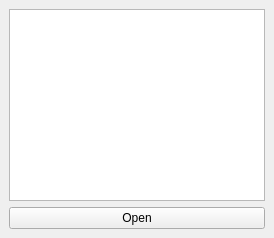
  <widget class="QDockWidget" name="playlistDockWidget">
   <property name="sizePolicy">
    <sizepolicy hsizetype="Preferred" vsizetype="Preferred">
     <horstretch>0</horstretch>
     <verstretch>0</verstretch>
    </sizepolicy>
   </property>
   <property name="minimumSize">
    <size>
     <width>115</width>
     <height>169</height>
    </size>
   </property>
   <property name="floating">
    <bool>false</bool>
   </property>
   <property name="windowTitle">
    <string>Playlist</string>
   </property>
   <attribute name="dockWidgetArea">
    <number>1</number>
   </attribute>
   <widget class="QWidget" name="playlistDockWidgetContents">
    <layout class="QVBoxLayout" name="verticalLayout">
     <item>
      <widget class="PlaylistTreeWidget" name="playlistTreeWidget">
       <property name="minimumSize">
        <size>
         <width>0</width>
         <height>0</height>
        </size>
       </property>
       <property name="acceptDrops">
        <bool>true</bool>
       </property>
       <property name="dragEnabled">
        <bool>true</bool>
       </property>
       <property name="dragDropMode">
        <enum>QAbstractItemView::InternalMove</enum>
       </property>
       <property name="defaultDropAction">
        <enum>Qt::MoveAction</enum>
       </property>
       <property name="selectionMode">
        <enum>QAbstractItemView::ExtendedSelection</enum>
       </property>
       <property name="iconSize">
        <size>
         <width>16</width>
         <height>16</height>
        </size>
       </property>
       <property name="textElideMode">
        <enum>Qt::ElideMiddle</enum>
       </property>
       <property name="sortingEnabled">
        <bool>false</bool>
       </property>
       <property name="animated">
        <bool>true</bool>
       </property>
       <property name="headerHidden">
        <bool>true</bool>
       </property>
       <property name="columnCount">
        <number>1</number>
       </property>
       <attribute name="headerVisible">
        <bool>false</bool>
       </attribute>
       <attribute name="headerDefaultSectionSize">
        <number>190</number>
       </attribute>
       <attribute name="headerMinimumSectionSize">
        <number>25</number>
       </attribute>
       <column>
        <property name="text">
         <string>Video File</string>
        </property>
       </column>
      </widget>
     </item>
     <item>
      <widget class="QPushButton" name="openButton">
       <property name="maximumSize">
        <size>
         <width>16777215</width>
         <height>27</height>
        </size>
       </property>
       <property name="text">
        <string>Open</string>
       </property>
       <property name="iconSize">
        <size>
         <width>16</width>
         <height>16</height>
        </size>
       </property>
      </widget>
     </item>
    </layout>
   </widget>
  </widget>
